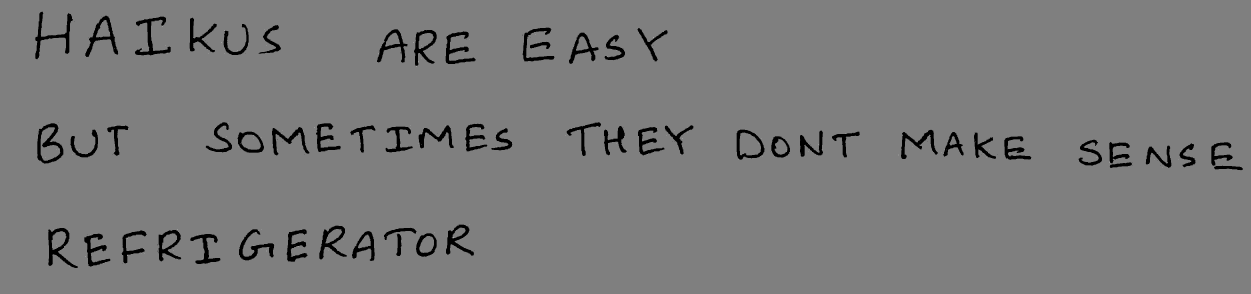
#> input picture hw5/python/horizontal.jpg, 3753 x 880 px (shown at 1/3 size)
$ python -i q4.py   (imports and definitions only)
#> lines starting #> are read from the running program, lines starting #| are printed output that depends on the picture; after the words box and inside, x2 and y2 are one past the last pixel; in counts of white or black regions, pixels touching at a corner belong together
#> further down, picture is the input picture: shape (880, 3753, 3); min 0, max 2, mean 0.963
import numpy as np
import matplotlib.pyplot as plt
from numpy.core.fromnumeric import sort

import skimage
import skimage.measure
import skimage.color
import skimage.restoration
import skimage.filters
import skimage.morphology
from skimage.morphology import square

import skimage.segmentation
import cv2
from skimage.color import label2rgb

from skimage.measure import label
import copy


# sort contours so that letters are read left to right
def sort_contours(cnts, method="left-to-right"):
    reverse = False
    i = 0
    # sort in reverse
    if method == "right-to-left" or method == "bottom-to-top":
        reverse = True
    # sort against y or x coord
    if method == "top-to-bottom" or method == "bottom-to-top":
        i = 1
    # sort
    boundingBoxes = [cv2.boundingRect(c) for c in cnts]
    (cnts, boundingBoxes) = zip(*sorted(zip(cnts, boundingBoxes),
        key=lambda b:b[1][i], reverse=reverse))
    return (cnts, boundingBoxes)


############################  Q4.2 ############################
# takes a color image
# returns a list of bounding boxes and black_and_white image
def findLetters(image):
    image = np.array(image * 255, dtype = np.uint8)


    # convert to grayscale
    img_bw = cv2.cvtColor(image, cv2.COLOR_RGB2GRAY)
    thresh = 100
    img_bw = cv2.threshold(img_bw, thresh, 255, cv2.THRESH_BINARY)[1]
#> img_bw: shape (880, 3753); 96.3% white; 99 black regions (41 under 20 px), largest, box (x1, y1, x2, y2) and area: (106, 35, 219, 178) 3480, (112, 370, 190, 491) 3480, (405, 50, 512, 166) 3257

    img_gray = copy.copy(img_bw)

    # Set the adaptive thresholding (gasussian) parameters:
    windowSize = 15
    windowConstant = -1
    # adaptive threshold
    img_binary = cv2.adaptiveThreshold(img_gray, 255, cv2.ADAPTIVE_THRESH_GAUSSIAN_C, cv2.THRESH_BINARY, windowSize, windowConstant)
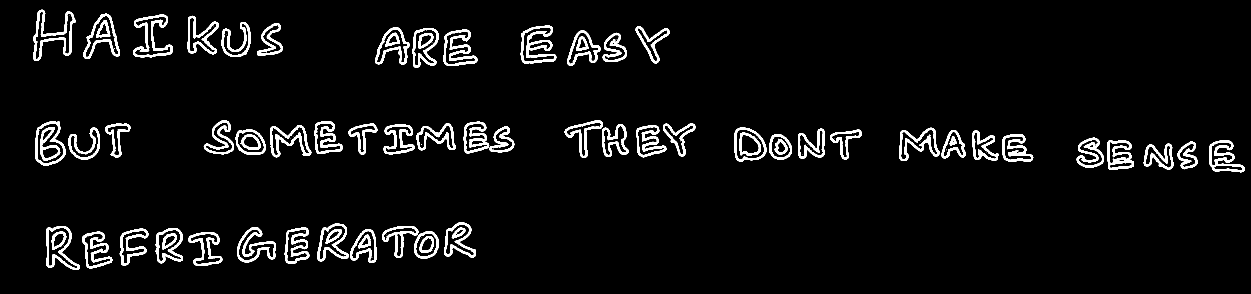
#> img_binary: shape (880, 3753) (shown at 1/3 size); 4.8% white; 99 white regions (30 under 20 px), largest, box (x1, y1, x2, y2) and area: (100, 29, 228, 183) 4409, (1562, 77, 1669, 190) 4389, (399, 44, 518, 172) 4036

    # [21 lines of commented-out code are left out]


    componentsNumber, labeledImage, componentStats, componentCentroids = \
    cv2.connectedComponentsWithStats(img_binary, connectivity=4)
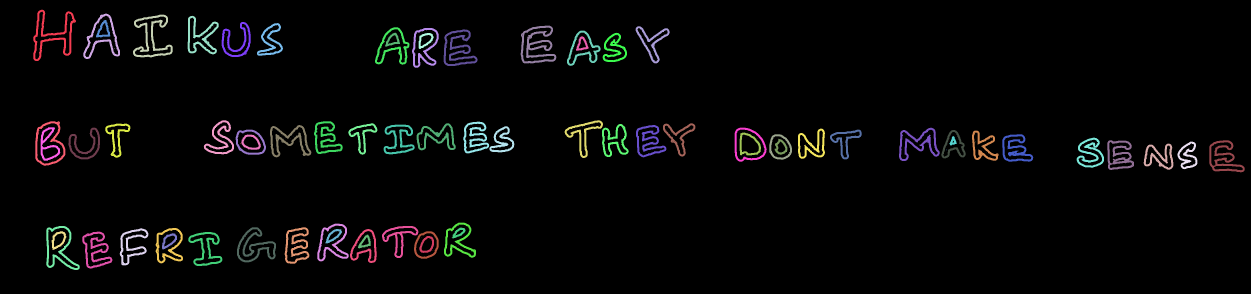
#> labeledImage: shape (880, 3753) int32 (shown at 1/3 size); 105 distinct labels, from 0 to 104; one colour per label, 0 black
#> componentsNumber = 105; componentStats = 105 rows, first 6: [0, 0, 3753, 880, 3144903], [100, 29, 128, 154, 4409], [250, 41, 110, 136, 2906], [399, 44, 119, 128, 4036], [208, 47, 1, 1, 1], [563, 47, 93, 116, 3192]; componentCentroids = 105 pairs, first value 144.2 to 3671, second value 47 to 775

    minArea = 1500

    remainingComponentLabels = [i for i in range(1, componentsNumber) if componentStats[i][4] >= minArea]
#> remainingComponentLabels = 53 values from 1 to 91

    # filter labeled pixels
    # assign pixel intensity to 255 (uint8) for the remaining pixels
    filteredImage = np.where(np.isin(labeledImage, remainingComponentLabels) == True, 255, 0).astype('uint8')
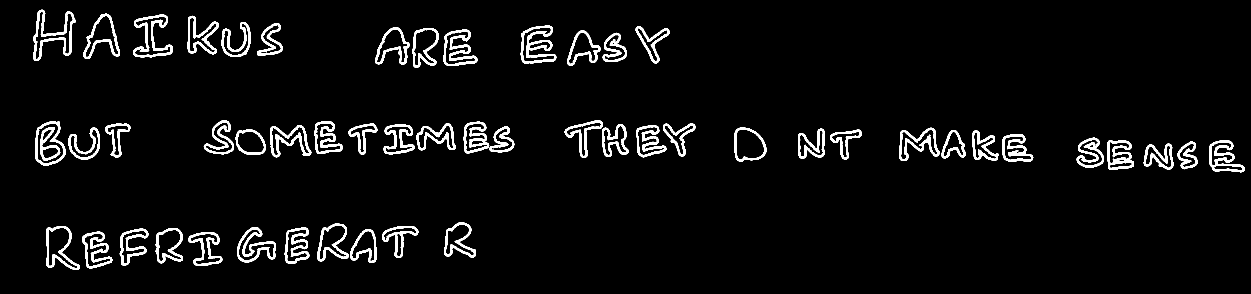
#> filteredImage: shape (880, 3753) (shown at 1/3 size); 4.4% white; 53 white regions, largest, box (x1, y1, x2, y2) and area: (100, 29, 228, 183) 4409, (1562, 77, 1669, 190) 4389, (399, 44, 518, 172) 4036

    # Set kernel (structuring element) size:
    kernel_size = 3

    struct_elem = cv2.getStructuringElement(cv2.MORPH_RECT, (kernel_size, kernel_size))

    # # closing: https://opencv24-python-tutorials.readthedocs.io/en/latest/py_tutorials/py_imgproc/py_morphological_ops/py_morphological_ops.html
    img_closing = cv2.morphologyEx(filteredImage, cv2.MORPH_CLOSE, struct_elem,  None, None, 1, cv2.BORDER_REFLECT101)
#> img_closing: shape (880, 3753); 4.4% white; 53 white regions
    # cv2.imshow('imgclose', img_closing)
    # cv2.waitKey(0)

    # find bounding boxes
    contours, hierarchy = cv2.findContours(filteredImage, cv2.RETR_CCOMP, cv2.CHAIN_APPROX_SIMPLE)
#> contours = 155 contours, 41 with area under 20; largest, box (x1, y1, x2, y2) and area: (106, 364, 196, 497) 9040, (139, 678, 239, 810) 7676, (2204, 383, 2300, 485) 7670, (100, 29, 228, 183) 7544, (1562, 77, 1669, 190) 7227


    contours_poly = [None] * len(contours)
#> contours_poly = 155 items
    cnts = []
    bboxes = []

    for i, c in enumerate(contours):

        if hierarchy[0][i][3] == -1:
            contours_poly[i] = cv2.approxPolyDP(c, 3, True)
            cnts.append(contours_poly[i])
            x,y,w,h = cv2.boundingRect(contours_poly[i])
            bbox = y,x,y+h,x+w
            bboxes.append(bbox)
#> this loop made 155 passes
#> (x, y, w, h, bbox) on passes 1, 3, 6, 8, 11, 15, 17, 19, 22, 24, 26, 29: (565, 696, 102, 101, (696, 565, 797, 667)), (247, 695, 90, 110, (695, 247, 805, 337)), (1050, 689, 78, 100, (689, 1050, 789, 1128)), (359, 685, 86, 111, (685, 359, 796, 445)), (467, 685, 81, 105, (685, 467, 790, 548)), (854, 682, 74, 109, (682, 854, 791, 928)), (711, 682, 117, 105, (682, 711, 787, 828)), (1147, 679, 108, 95, (679, 1147, 774, 1255)), (139, 678, 100, 132, (678, 139, 810, 239)), (952, 671, 93, 113, (671, 952, 784, 1045)), (1332, 668, 95, 105, (668, 1332, 773, 1427)), (3433, 431, 87, 78, (431, 3433, 509, 3520))
#> c on passes 4, 9, 27, 30, 31, 39: [[262, 704], [263, 703], [264, 704], [263, 705]], [[367, 791], [368, 790], [369, 791], [368, 792]], [[1422, 752], [1423, 751], [1424, 752], [1423, 753]], [[3479, 495], [3480, 494], [3481, 495], [3480, 496]], [[3471, 480], [3472, 479], [3473, 480], [3472, 481]], [[3396, 495], [3397, 494], [3398, 495], [3397, 496]]
#> after the loop, bboxes = 53 items, first 6: (696, 565, 797, 667), (695, 247, 805, 337), (689, 1050, 789, 1128), (685, 359, 796, 445), (685, 467, 790, 548), (682, 854, 791, 928); cnts = 53 contours; largest, box (x1, y1, x2, y2) and area: (106, 364, 196, 496) 8762, (100, 30, 228, 183) 7736, (139, 678, 239, 810) 7521, (2204, 383, 2300, 485) 7481, (250, 42, 360, 175) 7239

        # [16 lines of commented-out code are left out]


    bboxes.sort(key=lambda x:get_contour_precedence(x, img_gray.shape[1]))

    for b in bboxes:
        y1,x1,y2,x2 = b
        img_with_rect = cv2.rectangle(img_gray, (x1,y1),(x2,y2), (0,255,0), 2)
        cv2.imshow('hi', img_with_rect)
        cv2.waitKey(0)
#> this loop made 53 passes
#> (y1, x1, y2, x2) on passes 1 to 12: (30, 100, 183, 228), (42, 250, 175, 360), (44, 399, 172, 518), (48, 564, 160, 655), (66, 666, 171, 752), (70, 773, 166, 849), (84, 1125, 194, 1229), (84, 1236, 203, 1316), (88, 1331, 198, 1432), (79, 1562, 189, 1669), (92, 1701, 197, 1801), (99, 1808, 184, 1881)
#> pass 1, in findLetters, `img_with_rect = cv2.rectangle(img_gray, (x1,y1),(x2,y2), (0,255,0), 2)`:
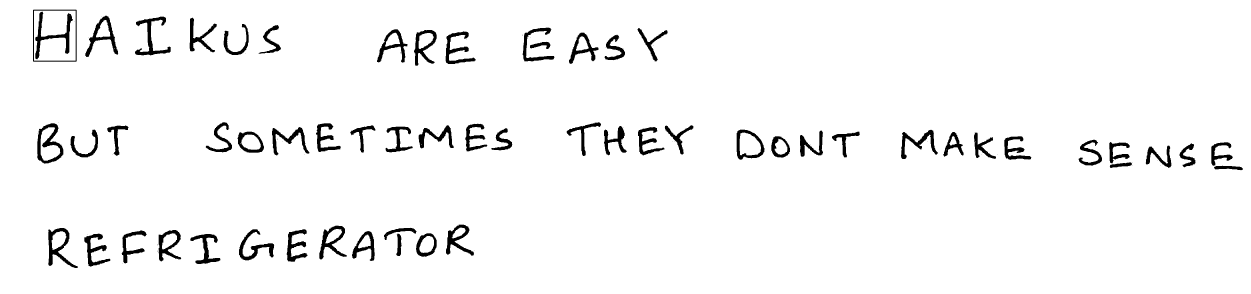
#> img_with_rect: shape (880, 3753) (shown at 1/3 size); 96.3% white; 100 black regions (41 under 20 px), largest, box (x1, y1, x2, y2) and area: (106, 35, 219, 178) 3480, (112, 370, 190, 491) 3480, (405, 50, 512, 166) 3257
#> pass 2, in findLetters, `img_with_rect = cv2.rectangle(img_gray, (x1,y1),(x2,y2), (0,255,0), 2)`:
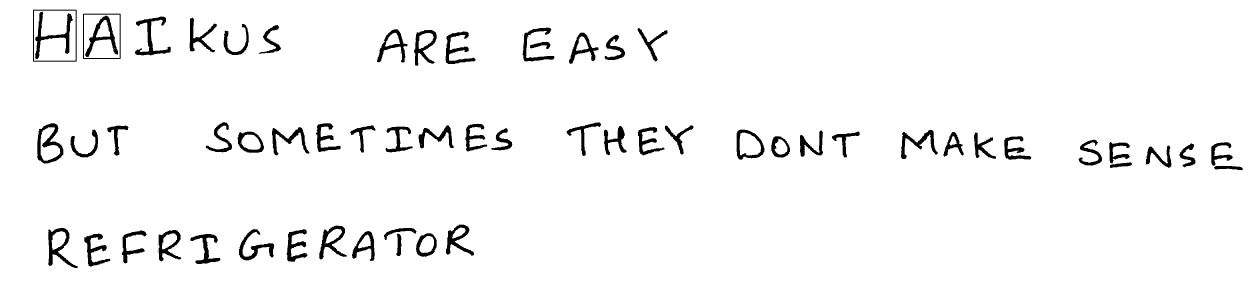
#> img_with_rect: shape (880, 3753) (shown at 1/3 size); 96.2% white; 101 black regions (41 under 20 px), largest, box (x1, y1, x2, y2) and area: (106, 35, 219, 178) 3480, (112, 370, 190, 491) 3480, (405, 50, 512, 166) 3257
#> pass 3, in findLetters, `img_with_rect = cv2.rectangle(img_gray, (x1,y1),(x2,y2), (0,255,0), 2)`:
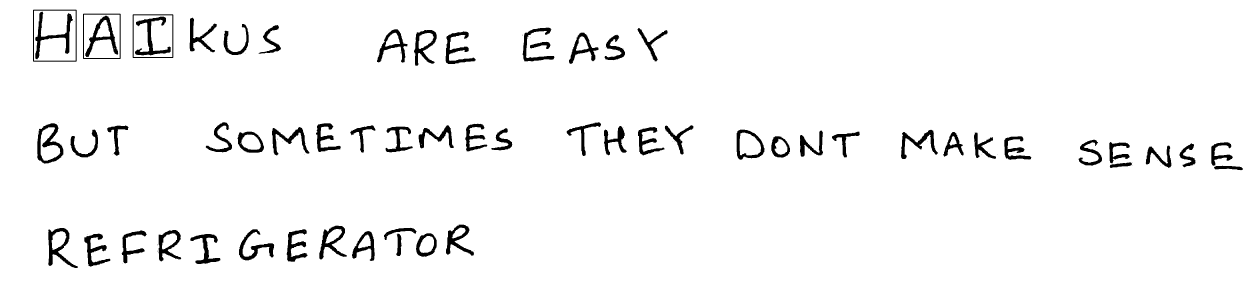
#> img_with_rect: shape (880, 3753) (shown at 1/3 size); 96.2% white; 102 black regions (41 under 20 px), largest, box (x1, y1, x2, y2) and area: (106, 35, 219, 178) 3480, (112, 370, 190, 491) 3480, (405, 50, 512, 166) 3257
#> after the loop:
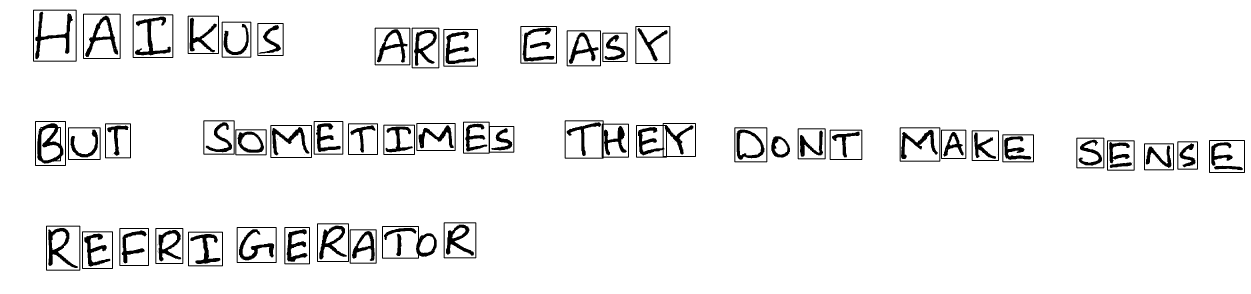
#> img_gray: shape (880, 3753) (shown at 1/3 size); 94.5% white; 145 black regions (41 under 20 px), largest, box (x1, y1, x2, y2) and area: (1908, 369, 2088, 473) 6115, (112, 370, 190, 491) 3919, (106, 35, 219, 178) 3480

    # exit(-1)

    cv2.imshow('GRAYi', img_bw)
    cv2.waitKey(0)


    # bboxes: [y1,x1,y2,x2]
    # img_gray: floating point 0->1

    return bboxes, img_bw / 255


def get_contour_precedence(bbox, cols):
    tolerance_factor = 190
    y1,x1,y2,x2 = bbox
    return ((y1 // tolerance_factor) * tolerance_factor) * cols + x1

>>> import cv2
>>> picture = cv2.cvtColor(cv2.imread('horizontal.jpg'), cv2.COLOR_BGR2RGB)
>>> result = findLetters(picture)
